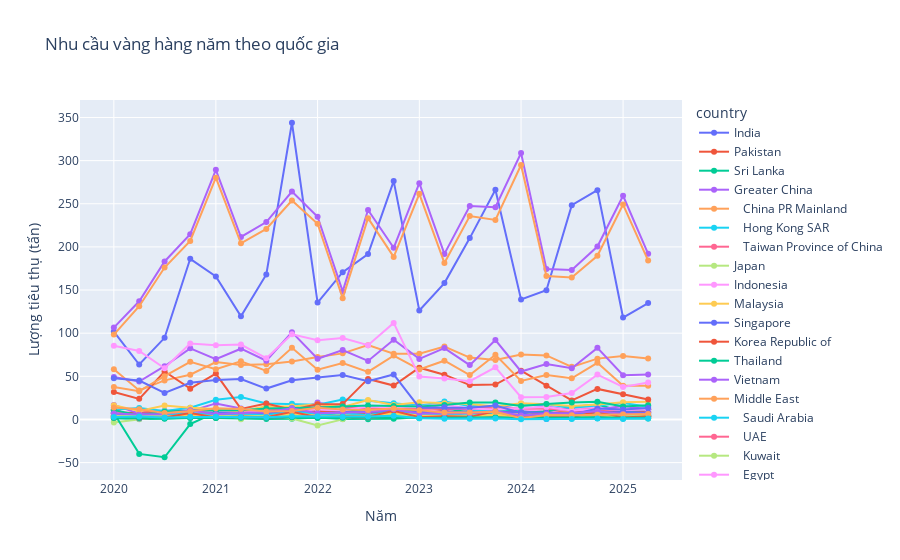

Notebook code for this chart:
### Code cell
import pandas as pd
import plotly.express as px

# Giả sử df là dataframe của bạn
# Bước 1: Melt từ wide -> long
df_long = df3.melt(
    id_vars=["country"],
    value_vars=[col for col in df3.columns if col.startswith("Q")],
    var_name="quarter",
    value_name="value"
)

# Bước 2: Chuyển quarter thành datetime
quarter_map = {"Q1": 1, "Q2": 4, "Q3": 7, "Q4": 10}
df_long["year"] = df_long["quarter"].str.split("_").str[1].astype(int) + 2000
df_long["month"] = df_long["quarter"].str.split("_").str[0].map(quarter_map)
df_long["date"] = pd.to_datetime(dict(year=df_long["year"], month=df_long["month"], day=1))

# Bước 3: Vẽ bằng Plotly
fig = px.line(
    df_long,
    x="date",
    y="value",
    color="country",
    markers=True,
    labels={"value": "Lượng tiêu thụ (tấn)", "date": "Năm"},
    title="Nhu cầu vàng hàng năm theo quốc gia"
)

fig.show()

### Figure 1 — Plotly figure (JSON) as saved in the notebook; plotly's stock layout.template omitted (floating-point values rounded to 4 significant figures)
{"data": [{"hovertemplate": "country=India<br>Năm=%{x}<br>Lượng tiêu thụ (tấn)=%{y}<extra></extra>", "legendgroup": "India", "line": {"color": "#636efa", "dash": "solid"}, "marker": {"symbol": "circle"}, "mode": "lines+markers", "name": "India", "orientation": "v", "showlegend": true, "type": "scatter", "x": ["2020-01-01T00:00:00", "2020-04-01T00:00:00", "2020-07-01T00:00:00", "2020-10-01T00:00:00", "2021-01-01T00:00:00", "2021-04-01T00:00:00", "2021-07-01T00:00:00", "2021-10-01T00:00:00", "2022-01-01T00:00:00", "2022-04-01T00:00:00", "2022-07-01T00:00:00", "2022-10-01T00:00:00", "2023-01-01T00:00:00", "2023-04-01T00:00:00", "2023-07-01T00:00:00", "2023-10-01T00:00:00", "2024-01-01T00:00:00", "2024-04-01T00:00:00", "2024-07-01T00:00:00", "2024-10-01T00:00:00", "2025-01-01T00:00:00", "2025-04-01T00:00:00"], "xaxis": "x", "y": [101.9, 63.7, 94.6, 186.2, 165.8, 119.6, 168, 343.9, 135.5, 170.7, 191.7, 276.3, 126.3, 158.1, 210.2, 266.3, 139, 149.7, 248.3, 265.8, 118.1, 134.9], "yaxis": "y"}, {"hovertemplate": "country=Pakistan<br>Năm=%{x}<br>Lượng tiêu thụ (tấn)=%{y}<extra></extra>", "legendgroup": "Pakistan", "line": {"color": "#EF553B", "dash": "solid"}, "marker": {"symbol": "circle"}, "mode": "lines+markers", "name": "Pakistan", "orientation": "v", "showlegend": true, "type": "scatter", "x": ["2020-01-01T00:00:00", "2020-04-01T00:00:00", "2020-07-01T00:00:00", "2020-10-01T00:00:00", "2021-01-01T00:00:00", "2021-04-01T00:00:00", "2021-07-01T00:00:00", "2021-10-01T00:00:00", "2022-01-01T00:00:00", "2022-04-01T00:00:00", "2022-07-01T00:00:00", "2022-10-01T00:00:00", "2023-01-01T00:00:00", "2023-04-01T00:00:00", "2023-07-01T00:00:00", "2023-10-01T00:00:00", "2024-01-01T00:00:00", "2024-04-01T00:00:00", "2024-07-01T00:00:00", "2024-10-01T00:00:00", "2025-01-01T00:00:00", "2025-04-01T00:00:00"], "xaxis": "x", "y": [11.3, 2.3, 6.3, 8.9, 11.9, 9.3, 9.7, 10.3, 9.7, 11.5, 13, 10.1, 9.9, 11.1, 11.6, 10.4, 9.4, 8.8, 8.1, 10.2, 9.2, 8.8], "yaxis": "y"}, {"hovertemplate": "country=Sri Lanka<br>Năm=%{x}<br>Lượng tiêu thụ (tấn)=%{y}<extra></extra>", "legendgroup": "Sri Lanka", "line": {"color": "#00cc96", "dash": "solid"}, "marker": {"symbol": "circle"}, "mode": "lines+markers", "name": "Sri Lanka", "orientation": "v", "showlegend": true, "type": "scatter", "x": ["2020-01-01T00:00:00", "2020-04-01T00:00:00", "2020-07-01T00:00:00", "2020-10-01T00:00:00", "2021-01-01T00:00:00", "2021-04-01T00:00:00", "2021-07-01T00:00:00", "2021-10-01T00:00:00", "2022-01-01T00:00:00", "2022-04-01T00:00:00", "2022-07-01T00:00:00", "2022-10-01T00:00:00", "2023-01-01T00:00:00", "2023-04-01T00:00:00", "2023-07-01T00:00:00", "2023-10-01T00:00:00", "2024-01-01T00:00:00", "2024-04-01T00:00:00", "2024-07-01T00:00:00", "2024-10-01T00:00:00", "2025-01-01T00:00:00", "2025-04-01T00:00:00"], "xaxis": "x", "y": [1.4, 0.5, 0.7, 1.7, 1.8, 1, 0.6, 0.8, 2.2, 0.5, 0.3, 0.9, 2.7, 3, 2.3, 2.6, 1.7, 1.7, 1.1, 1.3, 1, 1.2], "yaxis": "y"}, {"hovertemplate": "country=Greater China<br>Năm=%{x}<br>Lượng tiêu thụ (tấn)=%{y}<extra></extra>", "legendgroup": "Greater China", "line": {"color": "#ab63fa", "dash": "solid"}, "marker": {"symbol": "circle"}, "mode": "lines+markers", "name": "Greater China", "orientation": "v", "showlegend": true, "type": "scatter", "x": ["2020-01-01T00:00:00", "2020-04-01T00:00:00", "2020-07-01T00:00:00", "2020-10-01T00:00:00", "2021-01-01T00:00:00", "2021-04-01T00:00:00", "2021-07-01T00:00:00", "2021-10-01T00:00:00", "2022-01-01T00:00:00", "2022-04-01T00:00:00", "2022-07-01T00:00:00", "2022-10-01T00:00:00", "2023-01-01T00:00:00", "2023-04-01T00:00:00", "2023-07-01T00:00:00", "2023-10-01T00:00:00", "2024-01-01T00:00:00", "2024-04-01T00:00:00", "2024-07-01T00:00:00", "2024-10-01T00:00:00", "2025-01-01T00:00:00", "2025-04-01T00:00:00"], "xaxis": "x", "y": [106.5, 137, 183.1, 214.8, 289.3, 211.5, 228.8, 264.2, 234.9, 148.4, 242.7, 199, 273.9, 191.9, 247.4, 245.9, 308.9, 174.3, 173.3, 200.4, 259.3, 192], "yaxis": "y"}, {"hovertemplate": "country=   China PR Mainland<br>Năm=%{x}<br>Lượng tiêu thụ (tấn)=%{y}<extra></extra>", "legendgroup": "   China PR Mainland", "line": {"color": "#FFA15A", "dash": "solid"}, "marker": {"symbol": "circle"}, "mode": "lines+markers", "name": "   China PR Mainland", "orientation": "v", "showlegend": true, "type": "scatter", "x": ["2020-01-01T00:00:00", "2020-04-01T00:00:00", "2020-07-01T00:00:00", "2020-10-01T00:00:00", "2021-01-01T00:00:00", "2021-04-01T00:00:00", "2021-07-01T00:00:00", "2021-10-01T00:00:00", "2022-01-01T00:00:00", "2022-04-01T00:00:00", "2022-07-01T00:00:00", "2022-10-01T00:00:00", "2023-01-01T00:00:00", "2023-04-01T00:00:00", "2023-07-01T00:00:00", "2023-10-01T00:00:00", "2024-01-01T00:00:00", "2024-04-01T00:00:00", "2024-07-01T00:00:00", "2024-10-01T00:00:00", "2025-01-01T00:00:00", "2025-04-01T00:00:00"], "xaxis": "x", "y": [98.4, 131.3, 176.1, 206.9, 280.2, 204.1, 220.8, 253.8, 226.8, 140.6, 233.3, 188.4, 261.5, 181.4, 235.8, 231.2, 294.9, 166.2, 164.6, 189.7, 249.1, 184.2], "yaxis": "y"}, {"hovertemplate": "country=   Hong Kong SAR<br>Năm=%{x}<br>Lượng tiêu thụ (tấn)=%{y}<extra></extra>", "legendgroup": "   Hong Kong SAR", "line": {"color": "#19d3f3", "dash": "solid"}, "marker": {"symbol": "circle"}, "mode": "lines+markers", "name": "   Hong Kong SAR", "orientation": "v", "showlegend": true, "type": "scatter", "x": ["2020-01-01T00:00:00", "2020-04-01T00:00:00", "2020-07-01T00:00:00", "2020-10-01T00:00:00", "2021-01-01T00:00:00", "2021-04-01T00:00:00", "2021-07-01T00:00:00", "2021-10-01T00:00:00", "2022-01-01T00:00:00", "2022-04-01T00:00:00", "2022-07-01T00:00:00", "2022-10-01T00:00:00", "2023-01-01T00:00:00", "2023-04-01T00:00:00", "2023-07-01T00:00:00", "2023-10-01T00:00:00", "2024-01-01T00:00:00", "2024-04-01T00:00:00", "2024-07-01T00:00:00", "2024-10-01T00:00:00", "2025-01-01T00:00:00", "2025-04-01T00:00:00"], "xaxis": "x", "y": [4.9, 3.2, 4.3, 5.4, 5.8, 5.2, 6.2, 7.6, 4.6, 5.2, 7.4, 7.3, 9.4, 8, 9.6, 11.6, 10.3, 5.2, 6.5, 7.5, 6.1, 4.5], "yaxis": "y"}, {"hovertemplate": "country=   Taiwan Province of China<br>Năm=%{x}<br>Lượng tiêu thụ (tấn)=%{y}<extra></extra>", "legendgroup": "   Taiwan Province of China", "line": {"color": "#FF6692", "dash": "solid"}, "marker": {"symbol": "circle"}, "mode": "lines+markers", "name": "   Taiwan Province of China", "orientation": "v", "showlegend": true, "type": "scatter", "x": ["2020-01-01T00:00:00", "2020-04-01T00:00:00", "2020-07-01T00:00:00", "2020-10-01T00:00:00", "2021-01-01T00:00:00", "2021-04-01T00:00:00", "2021-07-01T00:00:00", "2021-10-01T00:00:00", "2022-01-01T00:00:00", "2022-04-01T00:00:00", "2022-07-01T00:00:00", "2022-10-01T00:00:00", "2023-01-01T00:00:00", "2023-04-01T00:00:00", "2023-07-01T00:00:00", "2023-10-01T00:00:00", "2024-01-01T00:00:00", "2024-04-01T00:00:00", "2024-07-01T00:00:00", "2024-10-01T00:00:00", "2025-01-01T00:00:00", "2025-04-01T00:00:00"], "xaxis": "x", "y": [3.2, 2.4, 2.7, 2.5, 3.3, 2.3, 1.8, 2.9, 3.5, 2.5, 2, 3.3, 3, 2.6, 2.1, 3.2, 3.8, 2.9, 2.3, 3.3, 4.2, 3.3], "yaxis": "y"}, {"hovertemplate": "country=Japan<br>Năm=%{x}<br>Lượng tiêu thụ (tấn)=%{y}<extra></extra>", "legendgroup": "Japan", "line": {"color": "#B6E880", "dash": "solid"}, "marker": {"symbol": "circle"}, "mode": "lines+markers", "name": "Japan", "orientation": "v", "showlegend": true, "type": "scatter", "x": ["2020-01-01T00:00:00", "2020-04-01T00:00:00", "2020-07-01T00:00:00", "2020-10-01T00:00:00", "2021-01-01T00:00:00", "2021-04-01T00:00:00", "2021-07-01T00:00:00", "2021-10-01T00:00:00", "2022-01-01T00:00:00", "2022-04-01T00:00:00", "2022-07-01T00:00:00", "2022-10-01T00:00:00", "2023-01-01T00:00:00", "2023-04-01T00:00:00", "2023-07-01T00:00:00", "2023-10-01T00:00:00", "2024-01-01T00:00:00", "2024-04-01T00:00:00", "2024-07-01T00:00:00", "2024-10-01T00:00:00", "2025-01-01T00:00:00", "2025-04-01T00:00:00"], "xaxis": "x", "y": [-3.5, 0.1, 3.6, 4.3, 8.2, 0.2, 5.9, 1.2, -6.9, 0.1, 7.4, 3.7, 1.5, 6.5, 4.5, 3.4, 2, 8.3, 4.2, 3.3, 3.1, 2.6], "yaxis": "y"}, {"hovertemplate": "country=Indonesia<br>Năm=%{x}<br>Lượng tiêu thụ (tấn)=%{y}<extra></extra>", "legendgroup": "Indonesia", "line": {"color": "#FF97FF", "dash": "solid"}, "marker": {"symbol": "circle"}, "mode": "lines+markers", "name": "Indonesia", "orientation": "v", "showlegend": true, "type": "scatter", "x": ["2020-01-01T00:00:00", "2020-04-01T00:00:00", "2020-07-01T00:00:00", "2020-10-01T00:00:00", "2021-01-01T00:00:00", "2021-04-01T00:00:00", "2021-07-01T00:00:00", "2021-10-01T00:00:00", "2022-01-01T00:00:00", "2022-04-01T00:00:00", "2022-07-01T00:00:00", "2022-10-01T00:00:00", "2023-01-01T00:00:00", "2023-04-01T00:00:00", "2023-07-01T00:00:00", "2023-10-01T00:00:00", "2024-01-01T00:00:00", "2024-04-01T00:00:00", "2024-07-01T00:00:00", "2024-10-01T00:00:00", "2025-01-01T00:00:00", "2025-04-01T00:00:00"], "xaxis": "x", "y": [8, 7.3, 9.9, 12.5, 11.5, 8.1, 13.1, 14.1, 10.5, 9.4, 15, 14.8, 11.9, 8.4, 12.6, 12.8, 12.1, 8.8, 13, 13.5, 13, 9.1], "yaxis": "y"}, {"hovertemplate": "country=Malaysia<br>Năm=%{x}<br>Lượng tiêu thụ (tấn)=%{y}<extra></extra>", "legendgroup": "Malaysia", "line": {"color": "#FECB52", "dash": "solid"}, "marker": {"symbol": "circle"}, "mode": "lines+markers", "name": "Malaysia", "orientation": "v", "showlegend": true, "type": "scatter", "x": ["2020-01-01T00:00:00", "2020-04-01T00:00:00", "2020-07-01T00:00:00", "2020-10-01T00:00:00", "2021-01-01T00:00:00", "2021-04-01T00:00:00", "2021-07-01T00:00:00", "2021-10-01T00:00:00", "2022-01-01T00:00:00", "2022-04-01T00:00:00", "2022-07-01T00:00:00", "2022-10-01T00:00:00", "2023-01-01T00:00:00", "2023-04-01T00:00:00", "2023-07-01T00:00:00", "2023-10-01T00:00:00", "2024-01-01T00:00:00", "2024-04-01T00:00:00", "2024-07-01T00:00:00", "2024-10-01T00:00:00", "2025-01-01T00:00:00", "2025-04-01T00:00:00"], "xaxis": "x", "y": [3.3, 2.3, 3.8, 4.1, 4.6, 3.4, 2.3, 5.1, 5.7, 4.5, 3.7, 5.3, 4.5, 3.9, 3.7, 4.7, 6, 4.3, 3.8, 4.9, 6.2, 4.5], "yaxis": "y"}, {"hovertemplate": "country=Singapore<br>Năm=%{x}<br>Lượng tiêu thụ (tấn)=%{y}<extra></extra>", "legendgroup": "Singapore", "line": {"color": "#636efa", "dash": "solid"}, "marker": {"symbol": "circle"}, "mode": "lines+markers", "name": "Singapore", "orientation": "v", "showlegend": true, "type": "scatter", "x": ["2020-01-01T00:00:00", "2020-04-01T00:00:00", "2020-07-01T00:00:00", "2020-10-01T00:00:00", "2021-01-01T00:00:00", "2021-04-01T00:00:00", "2021-07-01T00:00:00", "2021-10-01T00:00:00", "2022-01-01T00:00:00", "2022-04-01T00:00:00", "2022-07-01T00:00:00", "2022-10-01T00:00:00", "2023-01-01T00:00:00", "2023-04-01T00:00:00", "2023-07-01T00:00:00", "2023-10-01T00:00:00", "2024-01-01T00:00:00", "2024-04-01T00:00:00", "2024-07-01T00:00:00", "2024-10-01T00:00:00", "2025-01-01T00:00:00", "2025-04-01T00:00:00"], "xaxis": "x", "y": [2.9, 1.2, 2.6, 2.7, 3.5, 2.7, 2.1, 3.2, 4.1, 3.8, 3.3, 3.6, 3.3, 3, 2.7, 3.6, 4, 3.2, 2.7, 3.5, 4.2, 3.6], "yaxis": "y"}, {"hovertemplate": "country=Korea Republic of<br>Năm=%{x}<br>Lượng tiêu thụ (tấn)=%{y}<extra></extra>", "legendgroup": "Korea Republic of", "line": {"color": "#EF553B", "dash": "solid"}, "marker": {"symbol": "circle"}, "mode": "lines+markers", "name": "Korea Republic of", "orientation": "v", "showlegend": true, "type": "scatter", "x": ["2020-01-01T00:00:00", "2020-04-01T00:00:00", "2020-07-01T00:00:00", "2020-10-01T00:00:00", "2021-01-01T00:00:00", "2021-04-01T00:00:00", "2021-07-01T00:00:00", "2021-10-01T00:00:00", "2022-01-01T00:00:00", "2022-04-01T00:00:00", "2022-07-01T00:00:00", "2022-10-01T00:00:00", "2023-01-01T00:00:00", "2023-04-01T00:00:00", "2023-07-01T00:00:00", "2023-10-01T00:00:00", "2024-01-01T00:00:00", "2024-04-01T00:00:00", "2024-07-01T00:00:00", "2024-10-01T00:00:00", "2025-01-01T00:00:00", "2025-04-01T00:00:00"], "xaxis": "x", "y": [7.9, 7.7, 9.9, 9.8, 10.9, 9.4, 9.1, 10.2, 9.1, 8.4, 7.1, 7.8, 7.4, 6.6, 5.9, 7.7, 8.6, 6.9, 6.9, 8.7, 11, 8], "yaxis": "y"}, {"hovertemplate": "country=Thailand<br>Năm=%{x}<br>Lượng tiêu thụ (tấn)=%{y}<extra></extra>", "legendgroup": "Thailand", "line": {"color": "#00cc96", "dash": "solid"}, "marker": {"symbol": "circle"}, "mode": "lines+markers", "name": "Thailand", "orientation": "v", "showlegend": true, "type": "scatter", "x": ["2020-01-01T00:00:00", "2020-04-01T00:00:00", "2020-07-01T00:00:00", "2020-10-01T00:00:00", "2021-01-01T00:00:00", "2021-04-01T00:00:00", "2021-07-01T00:00:00", "2021-10-01T00:00:00", "2022-01-01T00:00:00", "2022-04-01T00:00:00", "2022-07-01T00:00:00", "2022-10-01T00:00:00", "2023-01-01T00:00:00", "2023-04-01T00:00:00", "2023-07-01T00:00:00", "2023-10-01T00:00:00", "2024-01-01T00:00:00", "2024-04-01T00:00:00", "2024-07-01T00:00:00", "2024-10-01T00:00:00", "2025-01-01T00:00:00", "2025-04-01T00:00:00"], "xaxis": "x", "y": [7.5, -39.9, -43.8, -5.3, 8.3, 7.5, 8.6, 12.4, 3.8, 8.5, 12.1, 14, 7.4, 7.6, 13, 15.1, 7.8, 9.3, 14.4, 17.4, 9.1, 11.6], "yaxis": "y"}, {"hovertemplate": "country=Vietnam<br>Năm=%{x}<br>Lượng tiêu thụ (tấn)=%{y}<extra></extra>", "legendgroup": "Vietnam", "line": {"color": "#ab63fa", "dash": "solid"}, "marker": {"symbol": "circle"}, "mode": "lines+markers", "name": "Vietnam", "orientation": "v", "showlegend": true, "type": "scatter", "x": ["2020-01-01T00:00:00", "2020-04-01T00:00:00", "2020-07-01T00:00:00", "2020-10-01T00:00:00", "2021-01-01T00:00:00", "2021-04-01T00:00:00", "2021-07-01T00:00:00", "2021-10-01T00:00:00", "2022-01-01T00:00:00", "2022-04-01T00:00:00", "2022-07-01T00:00:00", "2022-10-01T00:00:00", "2023-01-01T00:00:00", "2023-04-01T00:00:00", "2023-07-01T00:00:00", "2023-10-01T00:00:00", "2024-01-01T00:00:00", "2024-04-01T00:00:00", "2024-07-01T00:00:00", "2024-10-01T00:00:00", "2025-01-01T00:00:00", "2025-04-01T00:00:00"], "xaxis": "x", "y": [16.8, 6.8, 6.6, 9.6, 18.6, 12.6, 3.3, 8.5, 19.6, 14, 12, 13.5, 17.2, 12.8, 11.9, 13.7, 18.3, 14.9, 10.6, 11.5, 15.5, 11.9], "yaxis": "y"}, {"hovertemplate": "country=Middle East<br>Năm=%{x}<br>Lượng tiêu thụ (tấn)=%{y}<extra></extra>", "legendgroup": "Middle East", "line": {"color": "#FFA15A", "dash": "solid"}, "marker": {"symbol": "circle"}, "mode": "lines+markers", "name": "Middle East", "orientation": "v", "showlegend": true, "type": "scatter", "x": ["2020-01-01T00:00:00", "2020-04-01T00:00:00", "2020-07-01T00:00:00", "2020-10-01T00:00:00", "2021-01-01T00:00:00", "2021-04-01T00:00:00", "2021-07-01T00:00:00", "2021-10-01T00:00:00", "2022-01-01T00:00:00", "2022-04-01T00:00:00", "2022-07-01T00:00:00", "2022-10-01T00:00:00", "2023-01-01T00:00:00", "2023-04-01T00:00:00", "2023-07-01T00:00:00", "2023-10-01T00:00:00", "2024-01-01T00:00:00", "2024-04-01T00:00:00", "2024-07-01T00:00:00", "2024-10-01T00:00:00", "2025-01-01T00:00:00", "2025-04-01T00:00:00"], "xaxis": "x", "y": [58.2, 33.6, 45.3, 51.8, 66.6, 63, 63.9, 67.1, 72.5, 76.6, 86.1, 76.3, 76.2, 84.6, 71.7, 68.9, 75.4, 74.2, 61, 70.5, 73.5, 70.7], "yaxis": "y"}, {"hovertemplate": "country=   Saudi Arabia<br>Năm=%{x}<br>Lượng tiêu thụ (tấn)=%{y}<extra></extra>", "legendgroup": "   Saudi Arabia", "line": {"color": "#19d3f3", "dash": "solid"}, "marker": {"symbol": "circle"}, "mode": "lines+markers", "name": "   Saudi Arabia", "orientation": "v", "showlegend": true, "type": "scatter", "x": ["2020-01-01T00:00:00", "2020-04-01T00:00:00", "2020-07-01T00:00:00", "2020-10-01T00:00:00", "2021-01-01T00:00:00", "2021-04-01T00:00:00", "2021-07-01T00:00:00", "2021-10-01T00:00:00", "2022-01-01T00:00:00", "2022-04-01T00:00:00", "2022-07-01T00:00:00", "2022-10-01T00:00:00", "2023-01-01T00:00:00", "2023-04-01T00:00:00", "2023-07-01T00:00:00", "2023-10-01T00:00:00", "2024-01-01T00:00:00", "2024-04-01T00:00:00", "2024-07-01T00:00:00", "2024-10-01T00:00:00", "2025-01-01T00:00:00", "2025-04-01T00:00:00"], "xaxis": "x", "y": [11.3, 13.4, 9.8, 13.6, 22.8, 25.9, 18.4, 18.1, 17, 23.1, 21.7, 18.9, 16, 20.8, 15.6, 15.7, 17.4, 17.5, 13.7, 16.1, 19.1, 14.6], "yaxis": "y"}, {"hovertemplate": "country=   UAE<br>Năm=%{x}<br>Lượng tiêu thụ (tấn)=%{y}<extra></extra>", "legendgroup": "   UAE", "line": {"color": "#FF6692", "dash": "solid"}, "marker": {"symbol": "circle"}, "mode": "lines+markers", "name": "   UAE", "orientation": "v", "showlegend": true, "type": "scatter", "x": ["2020-01-01T00:00:00", "2020-04-01T00:00:00", "2020-07-01T00:00:00", "2020-10-01T00:00:00", "2021-01-01T00:00:00", "2021-04-01T00:00:00", "2021-07-01T00:00:00", "2021-10-01T00:00:00", "2022-01-01T00:00:00", "2022-04-01T00:00:00", "2022-07-01T00:00:00", "2022-10-01T00:00:00", "2023-01-01T00:00:00", "2023-04-01T00:00:00", "2023-07-01T00:00:00", "2023-10-01T00:00:00", "2024-01-01T00:00:00", "2024-04-01T00:00:00", "2024-07-01T00:00:00", "2024-10-01T00:00:00", "2025-01-01T00:00:00", "2025-04-01T00:00:00"], "xaxis": "x", "y": [11.3, 2.1, 5.2, 8.1, 10.7, 8.8, 10.1, 12, 14.5, 15.4, 12.9, 12.6, 12, 13.3, 12.6, 13.3, 12.9, 12.5, 10.6, 12.2, 11, 11.8], "yaxis": "y"}, {"hovertemplate": "country=   Kuwait<br>Năm=%{x}<br>Lượng tiêu thụ (tấn)=%{y}<extra></extra>", "legendgroup": "   Kuwait", "line": {"color": "#B6E880", "dash": "solid"}, "marker": {"symbol": "circle"}, "mode": "lines+markers", "name": "   Kuwait", "orientation": "v", "showlegend": true, "type": "scatter", "x": ["2020-01-01T00:00:00", "2020-04-01T00:00:00", "2020-07-01T00:00:00", "2020-10-01T00:00:00", "2021-01-01T00:00:00", "2021-04-01T00:00:00", "2021-07-01T00:00:00", "2021-10-01T00:00:00", "2022-01-01T00:00:00", "2022-04-01T00:00:00", "2022-07-01T00:00:00", "2022-10-01T00:00:00", "2023-01-01T00:00:00", "2023-04-01T00:00:00", "2023-07-01T00:00:00", "2023-10-01T00:00:00", "2024-01-01T00:00:00", "2024-04-01T00:00:00", "2024-07-01T00:00:00", "2024-10-01T00:00:00", "2025-01-01T00:00:00", "2025-04-01T00:00:00"], "xaxis": "x", "y": [4.2, 3, 2.5, 3.4, 4.5, 4.4, 3.8, 3.9, 4.1, 4.8, 5.1, 4.8, 4.1, 5.5, 4.9, 5.1, 4.5, 4.7, 4.2, 5, 3.8, 4.6], "yaxis": "y"}, {"hovertemplate": "country=   Egypt<br>Năm=%{x}<br>Lượng tiêu thụ (tấn)=%{y}<extra></extra>", "legendgroup": "   Egypt", "line": {"color": "#FF97FF", "dash": "solid"}, "marker": {"symbol": "circle"}, "mode": "lines+markers", "name": "   Egypt", "orientation": "v", "showlegend": true, "type": "scatter", "x": ["2020-01-01T00:00:00", "2020-04-01T00:00:00", "2020-07-01T00:00:00", "2020-10-01T00:00:00", "2021-01-01T00:00:00", "2021-04-01T00:00:00", "2021-07-01T00:00:00", "2021-10-01T00:00:00", "2022-01-01T00:00:00", "2022-04-01T00:00:00", "2022-07-01T00:00:00", "2022-10-01T00:00:00", "2023-01-01T00:00:00", "2023-04-01T00:00:00", "2023-07-01T00:00:00", "2023-10-01T00:00:00", "2024-01-01T00:00:00", "2024-04-01T00:00:00", "2024-07-01T00:00:00", "2024-10-01T00:00:00", "2025-01-01T00:00:00", "2025-04-01T00:00:00"], "xaxis": "x", "y": [7.7, 2, 6.3, 7.3, 8.8, 7.7, 8.9, 8.5, 12.1, 10.3, 15, 14, 15.9, 17.1, 12.6, 11.5, 13.2, 14.4, 10.4, 12.1, 11.1, 11.5], "yaxis": "y"}, {"hovertemplate": "country=   Islamic Republic of Iran<br>Năm=%{x}<br>Lượng tiêu thụ (tấn)=%{y}<extra></extra>", "legendgroup": "   Islamic Republic of Iran", "line": {"color": "#FECB52", "dash": "solid"}, "marker": {"symbol": "circle"}, "mode": "lines+markers", "name": "   Islamic Republic of Iran", "orientation": "v", "showlegend": true, "type": "scatter", "x": ["2020-01-01T00:00:00", "2020-04-01T00:00:00", "2020-07-01T00:00:00", "2020-10-01T00:00:00", "2021-01-01T00:00:00", "2021-04-01T00:00:00", "2021-07-01T00:00:00", "2021-10-01T00:00:00", "2022-01-01T00:00:00", "2022-04-01T00:00:00", "2022-07-01T00:00:00", "2022-10-01T00:00:00", "2023-01-01T00:00:00", "2023-04-01T00:00:00", "2023-07-01T00:00:00", "2023-10-01T00:00:00", "2024-01-01T00:00:00", "2024-04-01T00:00:00", "2024-07-01T00:00:00", "2024-10-01T00:00:00", "2025-01-01T00:00:00", "2025-04-01T00:00:00"], "xaxis": "x", "y": [16.6, 9.9, 16.3, 13.5, 12.2, 9.4, 15.4, 14.9, 17.7, 14.5, 22.6, 16.9, 20, 18.9, 17.8, 15, 18.7, 17.5, 15.6, 17.2, 19.9, 20.4], "yaxis": "y"}, {"hovertemplate": "country=   Other Middle East<br>Năm=%{x}<br>Lượng tiêu thụ (tấn)=%{y}<extra></extra>", "legendgroup": "   Other Middle East", "line": {"color": "#636efa", "dash": "solid"}, "marker": {"symbol": "circle"}, "mode": "lines+markers", "name": "   Other Middle East", "orientation": "v", "showlegend": true, "type": "scatter", "x": ["2020-01-01T00:00:00", "2020-04-01T00:00:00", "2020-07-01T00:00:00", "2020-10-01T00:00:00", "2021-01-01T00:00:00", "2021-04-01T00:00:00", "2021-07-01T00:00:00", "2021-10-01T00:00:00", "2022-01-01T00:00:00", "2022-04-01T00:00:00", "2022-07-01T00:00:00", "2022-10-01T00:00:00", "2023-01-01T00:00:00", "2023-04-01T00:00:00", "2023-07-01T00:00:00", "2023-10-01T00:00:00", "2024-01-01T00:00:00", "2024-04-01T00:00:00", "2024-07-01T00:00:00", "2024-10-01T00:00:00", "2025-01-01T00:00:00", "2025-04-01T00:00:00"], "xaxis": "x", "y": [7.1, 3.2, 5.2, 6, 7.7, 6.8, 7.4, 9.7, 7.1, 8.5, 8.8, 9.2, 8.3, 9, 8.2, 8.3, 8.7, 7.8, 6.5, 7.9, 8.6, 7.7], "yaxis": "y"}, {"hovertemplate": "country=Turkey<br>Năm=%{x}<br>Lượng tiêu thụ (tấn)=%{y}<extra></extra>", "legendgroup": "Turkey", "line": {"color": "#EF553B", "dash": "solid"}, "marker": {"symbol": "circle"}, "mode": "lines+markers", "name": "Turkey", "orientation": "v", "showlegend": true, "type": "scatter", "x": ["2020-01-01T00:00:00", "2020-04-01T00:00:00", "2020-07-01T00:00:00", "2020-10-01T00:00:00", "2021-01-01T00:00:00", "2021-04-01T00:00:00", "2021-07-01T00:00:00", "2021-10-01T00:00:00", "2022-01-01T00:00:00", "2022-04-01T00:00:00", "2022-07-01T00:00:00", "2022-10-01T00:00:00", "2023-01-01T00:00:00", "2023-04-01T00:00:00", "2023-07-01T00:00:00", "2023-10-01T00:00:00", "2024-01-01T00:00:00", "2024-04-01T00:00:00", "2024-07-01T00:00:00", "2024-10-01T00:00:00", "2025-01-01T00:00:00", "2025-04-01T00:00:00"], "xaxis": "x", "y": [31.9, 23.9, 55.6, 35.7, 53.2, 12.2, 18.5, 11.3, 17.6, 17.8, 47, 39.3, 60, 51.9, 39.8, 40.5, 56.6, 39, 22.1, 35.4, 29.2, 23.1], "yaxis": "y"}, {"hovertemplate": "country=Russian Federation<br>Năm=%{x}<br>Lượng tiêu thụ (tấn)=%{y}<extra></extra>", "legendgroup": "Russian Federation", "line": {"color": "#00cc96", "dash": "solid"}, "marker": {"symbol": "circle"}, "mode": "lines+markers", "name": "Russian Federation", "orientation": "v", "showlegend": true, "type": "scatter", "x": ["2020-01-01T00:00:00", "2020-04-01T00:00:00", "2020-07-01T00:00:00", "2020-10-01T00:00:00", "2021-01-01T00:00:00", "2021-04-01T00:00:00", "2021-07-01T00:00:00", "2021-10-01T00:00:00", "2022-01-01T00:00:00", "2022-04-01T00:00:00", "2022-07-01T00:00:00", "2022-10-01T00:00:00", "2023-01-01T00:00:00", "2023-04-01T00:00:00", "2023-07-01T00:00:00", "2023-10-01T00:00:00", "2024-01-01T00:00:00", "2024-04-01T00:00:00", "2024-07-01T00:00:00", "2024-10-01T00:00:00", "2025-01-01T00:00:00", "2025-04-01T00:00:00"], "xaxis": "x", "y": [10.8, 4.9, 9, 10.1, 10.3, 10.8, 12.7, 13, 13.9, 15, 16.1, 15.6, 15, 16.9, 19.6, 19.7, 15.7, 17.8, 19.7, 20.6, 15.1, 16.5], "yaxis": "y"}, {"hovertemplate": "country=Americas<br>Năm=%{x}<br>Lượng tiêu thụ (tấn)=%{y}<extra></extra>", "legendgroup": "Americas", "line": {"color": "#ab63fa", "dash": "solid"}, "marker": {"symbol": "circle"}, "mode": "lines+markers", "name": "Americas", "orientation": "v", "showlegend": true, "type": "scatter", "x": ["2020-01-01T00:00:00", "2020-04-01T00:00:00", "2020-07-01T00:00:00", "2020-10-01T00:00:00", "2021-01-01T00:00:00", "2021-04-01T00:00:00", "2021-07-01T00:00:00", "2021-10-01T00:00:00", "2022-01-01T00:00:00", "2022-04-01T00:00:00", "2022-07-01T00:00:00", "2022-10-01T00:00:00", "2023-01-01T00:00:00", "2023-04-01T00:00:00", "2023-07-01T00:00:00", "2023-10-01T00:00:00", "2024-01-01T00:00:00", "2024-04-01T00:00:00", "2024-07-01T00:00:00", "2024-10-01T00:00:00", "2025-01-01T00:00:00", "2025-04-01T00:00:00"], "xaxis": "x", "y": [49.3, 44, 61.7, 82.4, 70, 82, 68.1, 101.2, 70.3, 80.5, 67.8, 92.5, 70.2, 82.7, 63, 92.1, 55.6, 64.3, 59.4, 83, 51.2, 52.1], "yaxis": "y"}, {"hovertemplate": "country=   United States<br>Năm=%{x}<br>Lượng tiêu thụ (tấn)=%{y}<extra></extra>", "legendgroup": "   United States", "line": {"color": "#FFA15A", "dash": "solid"}, "marker": {"symbol": "circle"}, "mode": "lines+markers", "name": "   United States", "orientation": "v", "showlegend": true, "type": "scatter", "x": ["2020-01-01T00:00:00", "2020-04-01T00:00:00", "2020-07-01T00:00:00", "2020-10-01T00:00:00", "2021-01-01T00:00:00", "2021-04-01T00:00:00", "2021-07-01T00:00:00", "2021-10-01T00:00:00", "2022-01-01T00:00:00", "2022-04-01T00:00:00", "2022-07-01T00:00:00", "2022-10-01T00:00:00", "2023-01-01T00:00:00", "2023-04-01T00:00:00", "2023-07-01T00:00:00", "2023-10-01T00:00:00", "2024-01-01T00:00:00", "2024-04-01T00:00:00", "2024-07-01T00:00:00", "2024-10-01T00:00:00", "2025-01-01T00:00:00", "2025-04-01T00:00:00"], "xaxis": "x", "y": [37.7, 32.8, 50.1, 66.8, 58.2, 67.4, 56.2, 83.1, 57.6, 65.5, 55.2, 74, 58, 68.1, 51.4, 75, 44.6, 51.5, 47.7, 65.6, 39.2, 39], "yaxis": "y"}, {"hovertemplate": "country=   Canada<br>Năm=%{x}<br>Lượng tiêu thụ (tấn)=%{y}<extra></extra>", "legendgroup": "   Canada", "line": {"color": "#19d3f3", "dash": "solid"}, "marker": {"symbol": "circle"}, "mode": "lines+markers", "name": "   Canada", "orientation": "v", "showlegend": true, "type": "scatter", "x": ["2020-01-01T00:00:00", "2020-04-01T00:00:00", "2020-07-01T00:00:00", "2020-10-01T00:00:00", "2021-01-01T00:00:00", "2021-04-01T00:00:00", "2021-07-01T00:00:00", "2021-10-01T00:00:00", "2022-01-01T00:00:00", "2022-04-01T00:00:00", "2022-07-01T00:00:00", "2022-10-01T00:00:00", "2023-01-01T00:00:00", "2023-04-01T00:00:00", "2023-07-01T00:00:00", "2023-10-01T00:00:00", "2024-01-01T00:00:00", "2024-04-01T00:00:00", "2024-07-01T00:00:00", "2024-10-01T00:00:00", "2025-01-01T00:00:00", "2025-04-01T00:00:00"], "xaxis": "x", "y": [4.3, 4.1, 4.9, 7.5, 5.4, 6.9, 4.6, 9.1, 6.1, 7.1, 5.3, 9.1, 5.6, 6.6, 4.2, 7.5, 4.3, 4.9, 4.2, 7.9, 5.5, 5.5], "yaxis": "y"}, {"hovertemplate": "country=   Mexico<br>Năm=%{x}<br>Lượng tiêu thụ (tấn)=%{y}<extra></extra>", "legendgroup": "   Mexico", "line": {"color": "#FF6692", "dash": "solid"}, "marker": {"symbol": "circle"}, "mode": "lines+markers", "name": "   Mexico", "orientation": "v", "showlegend": true, "type": "scatter", "x": ["2020-01-01T00:00:00", "2020-04-01T00:00:00", "2020-07-01T00:00:00", "2020-10-01T00:00:00", "2021-01-01T00:00:00", "2021-04-01T00:00:00", "2021-07-01T00:00:00", "2021-10-01T00:00:00", "2022-01-01T00:00:00", "2022-04-01T00:00:00", "2022-07-01T00:00:00", "2022-10-01T00:00:00", "2023-01-01T00:00:00", "2023-04-01T00:00:00", "2023-07-01T00:00:00", "2023-10-01T00:00:00", "2024-01-01T00:00:00", "2024-04-01T00:00:00", "2024-07-01T00:00:00", "2024-10-01T00:00:00", "2025-01-01T00:00:00", "2025-04-01T00:00:00"], "xaxis": "x", "y": [3.8, 3.1, 3.2, 3.2, 3.2, 3.5, 3.5, 3.9, 3.2, 3.5, 3.5, 4.1, 3.3, 3.6, 3.6, 4.2, 3.3, 3.6, 3.6, 3.9, 3, 3.4], "yaxis": "y"}, {"hovertemplate": "country=   Brazil<br>Năm=%{x}<br>Lượng tiêu thụ (tấn)=%{y}<extra></extra>", "legendgroup": "   Brazil", "line": {"color": "#B6E880", "dash": "solid"}, "marker": {"symbol": "circle"}, "mode": "lines+markers", "name": "   Brazil", "orientation": "v", "showlegend": true, "type": "scatter", "x": ["2020-01-01T00:00:00", "2020-04-01T00:00:00", "2020-07-01T00:00:00", "2020-10-01T00:00:00", "2021-01-01T00:00:00", "2021-04-01T00:00:00", "2021-07-01T00:00:00", "2021-10-01T00:00:00", "2022-01-01T00:00:00", "2022-04-01T00:00:00", "2022-07-01T00:00:00", "2022-10-01T00:00:00", "2023-01-01T00:00:00", "2023-04-01T00:00:00", "2023-07-01T00:00:00", "2023-10-01T00:00:00", "2024-01-01T00:00:00", "2024-04-01T00:00:00", "2024-07-01T00:00:00", "2024-10-01T00:00:00", "2025-01-01T00:00:00", "2025-04-01T00:00:00"], "xaxis": "x", "y": [3.6, 4.1, 3.5, 4.9, 3.3, 4.2, 3.7, 5.1, 3.4, 4.4, 3.9, 5.3, 3.3, 4.3, 3.9, 5.5, 3.5, 4.4, 4, 5.5, 3.5, 4.2], "yaxis": "y"}, {"hovertemplate": "country=Europe ex CIS<br>Năm=%{x}<br>Lượng tiêu thụ (tấn)=%{y}<extra></extra>", "legendgroup": "Europe ex CIS", "line": {"color": "#FF97FF", "dash": "solid"}, "marker": {"symbol": "circle"}, "mode": "lines+markers", "name": "Europe ex CIS", "orientation": "v", "showlegend": true, "type": "scatter", "x": ["2020-01-01T00:00:00", "2020-04-01T00:00:00", "2020-07-01T00:00:00", "2020-10-01T00:00:00", "2021-01-01T00:00:00", "2021-04-01T00:00:00", "2021-07-01T00:00:00", "2021-10-01T00:00:00", "2022-01-01T00:00:00", "2022-04-01T00:00:00", "2022-07-01T00:00:00", "2022-10-01T00:00:00", "2023-01-01T00:00:00", "2023-04-01T00:00:00", "2023-07-01T00:00:00", "2023-10-01T00:00:00", "2024-01-01T00:00:00", "2024-04-01T00:00:00", "2024-07-01T00:00:00", "2024-10-01T00:00:00", "2025-01-01T00:00:00", "2025-04-01T00:00:00"], "xaxis": "x", "y": [85.5, 79.4, 59.3, 88.1, 86.1, 86.8, 71, 98.7, 91.9, 94.4, 86, 111.9, 49.8, 47.6, 44.3, 60.4, 25.8, 26, 30.7, 52, 37.6, 42.8], "yaxis": "y"}, {"hovertemplate": "country=   France<br>Năm=%{x}<br>Lượng tiêu thụ (tấn)=%{y}<extra></extra>", "legendgroup": "   France", "line": {"color": "#FECB52", "dash": "solid"}, "marker": {"symbol": "circle"}, "mode": "lines+markers", "name": "   France", "orientation": "v", "showlegend": true, "type": "scatter", "x": ["2020-01-01T00:00:00", "2020-04-01T00:00:00", "2020-07-01T00:00:00", "2020-10-01T00:00:00", "2021-01-01T00:00:00", "2021-04-01T00:00:00", "2021-07-01T00:00:00", "2021-10-01T00:00:00", "2022-01-01T00:00:00", "2022-04-01T00:00:00", "2022-07-01T00:00:00", "2022-10-01T00:00:00", "2023-01-01T00:00:00", "2023-04-01T00:00:00", "2023-07-01T00:00:00", "2023-10-01T00:00:00", "2024-01-01T00:00:00", "2024-04-01T00:00:00", "2024-07-01T00:00:00", "2024-10-01T00:00:00", "2025-01-01T00:00:00", "2025-04-01T00:00:00"], "xaxis": "x", "y": [3.3, 2.5, 3.2, 5.1, 3.8, 2.9, 3.2, 7.2, 4.4, 4.3, 3.6, 7.7, 4.6, 4, 2.7, 5.6, 2, 2.3, 1.6, 5.4, 1.9, 1.8], "yaxis": "y"}, {"hovertemplate": "country=   Germany<br>Năm=%{x}<br>Lượng tiêu thụ (tấn)=%{y}<extra></extra>", "legendgroup": "   Germany", "line": {"color": "#636efa", "dash": "solid"}, "marker": {"symbol": "circle"}, "mode": "lines+markers", "name": "   Germany", "orientation": "v", "showlegend": true, "type": "scatter", "x": ["2020-01-01T00:00:00", "2020-04-01T00:00:00", "2020-07-01T00:00:00", "2020-10-01T00:00:00", "2021-01-01T00:00:00", "2021-04-01T00:00:00", "2021-07-01T00:00:00", "2021-10-01T00:00:00", "2022-01-01T00:00:00", "2022-04-01T00:00:00", "2022-07-01T00:00:00", "2022-10-01T00:00:00", "2023-01-01T00:00:00", "2023-04-01T00:00:00", "2023-07-01T00:00:00", "2023-10-01T00:00:00", "2024-01-01T00:00:00", "2024-04-01T00:00:00", "2024-07-01T00:00:00", "2024-10-01T00:00:00", "2025-01-01T00:00:00", "2025-04-01T00:00:00"], "xaxis": "x", "y": [47.7, 45.1, 30.7, 42.6, 45.6, 46.9, 35.8, 45.4, 48.7, 51.5, 44.2, 52.1, 13.7, 14.1, 13.7, 16.1, 7.6, 0.5, 5.5, 12.8, 11.5, 13.2], "yaxis": "y"}, {"hovertemplate": "country=   Italy<br>Năm=%{x}<br>Lượng tiêu thụ (tấn)=%{y}<extra></extra>", "legendgroup": "   Italy", "line": {"color": "#EF553B", "dash": "solid"}, "marker": {"symbol": "circle"}, "mode": "lines+markers", "name": "   Italy", "orientation": "v", "showlegend": true, "type": "scatter", "x": ["2020-01-01T00:00:00", "2020-04-01T00:00:00", "2020-07-01T00:00:00", "2020-10-01T00:00:00", "2021-01-01T00:00:00", "2021-04-01T00:00:00", "2021-07-01T00:00:00", "2021-10-01T00:00:00", "2022-01-01T00:00:00", "2022-04-01T00:00:00", "2022-07-01T00:00:00", "2022-10-01T00:00:00", "2023-01-01T00:00:00", "2023-04-01T00:00:00", "2023-07-01T00:00:00", "2023-10-01T00:00:00", "2024-01-01T00:00:00", "2024-04-01T00:00:00", "2024-07-01T00:00:00", "2024-10-01T00:00:00", "2025-01-01T00:00:00", "2025-04-01T00:00:00"], "xaxis": "x", "y": [2, 1.8, 2.4, 7.6, 2.2, 3.4, 2.7, 8.9, 2.5, 3.8, 3.1, 10.1, 2.6, 3.8, 3, 9.4, 2.4, 3.7, 2.8, 9, 2.3, 3.6], "yaxis": "y"}, {"hovertemplate": "country=   Spain<br>Năm=%{x}<br>Lượng tiêu thụ (tấn)=%{y}<extra></extra>", "legendgroup": "   Spain", "line": {"color": "#00cc96", "dash": "solid"}, "marker": {"symbol": "circle"}, "mode": "lines+markers", "name": "   Spain", "orientation": "v", "showlegend": true, "type": "scatter", "x": ["2020-01-01T00:00:00", "2020-04-01T00:00:00", "2020-07-01T00:00:00", "2020-10-01T00:00:00", "2021-01-01T00:00:00", "2021-04-01T00:00:00", "2021-07-01T00:00:00", "2021-10-01T00:00:00", "2022-01-01T00:00:00", "2022-04-01T00:00:00", "2022-07-01T00:00:00", "2022-10-01T00:00:00", "2023-01-01T00:00:00", "2023-04-01T00:00:00", "2023-07-01T00:00:00", "2023-10-01T00:00:00", "2024-01-01T00:00:00", "2024-04-01T00:00:00", "2024-07-01T00:00:00", "2024-10-01T00:00:00", "2025-01-01T00:00:00", "2025-04-01T00:00:00"], "xaxis": "x", "y": [1.8, 1.6, 1.5, 2.1, 1.6, 1.9, 1.8, 2.5, 1.8, 2, 1.9, 2.6, 1.8, 2.1, 1.9, 2.5, 1.9, 2.1, 2, 2.6, 1.9, 2], "yaxis": "y"}, {"hovertemplate": "country=   United Kingdom<br>Năm=%{x}<br>Lượng tiêu thụ (tấn)=%{y}<extra></extra>", "legendgroup": "   United Kingdom", "line": {"color": "#ab63fa", "dash": "solid"}, "marker": {"symbol": "circle"}, "mode": "lines+markers", "name": "   United Kingdom", "orientation": "v", "showlegend": true, "type": "scatter", "x": ["2020-01-01T00:00:00", "2020-04-01T00:00:00", "2020-07-01T00:00:00", "2020-10-01T00:00:00", "2021-01-01T00:00:00", "2021-04-01T00:00:00", "2021-07-01T00:00:00", "2021-10-01T00:00:00", "2022-01-01T00:00:00", "2022-04-01T00:00:00", "2022-07-01T00:00:00", "2022-10-01T00:00:00", "2023-01-01T00:00:00", "2023-04-01T00:00:00", "2023-07-01T00:00:00", "2023-10-01T00:00:00", "2024-01-01T00:00:00", "2024-04-01T00:00:00", "2024-07-01T00:00:00", "2024-10-01T00:00:00", "2025-01-01T00:00:00", "2025-04-01T00:00:00"], "xaxis": "x", "y": [6.8, 5.8, 6.4, 10.6, 6, 7.6, 8.3, 12.9, 7.1, 8.2, 8.6, 11.9, 7, 7.3, 7.1, 9.6, 4.6, 6.5, 7.4, 9.4, 6.3, 6.7], "yaxis": "y"}, {"hovertemplate": "country=   Switzerland<br>Năm=%{x}<br>Lượng tiêu thụ (tấn)=%{y}<extra></extra>", "legendgroup": "   Switzerland", "line": {"color": "#FFA15A", "dash": "solid"}, "marker": {"symbol": "circle"}, "mode": "lines+markers", "name": "   Switzerland", "orientation": "v", "showlegend": true, "type": "scatter", "x": ["2020-01-01T00:00:00", "2020-04-01T00:00:00", "2020-07-01T00:00:00", "2020-10-01T00:00:00", "2021-01-01T00:00:00", "2021-04-01T00:00:00", "2021-07-01T00:00:00", "2021-10-01T00:00:00", "2022-01-01T00:00:00", "2022-04-01T00:00:00", "2022-07-01T00:00:00", "2022-10-01T00:00:00", "2023-01-01T00:00:00", "2023-04-01T00:00:00", "2023-07-01T00:00:00", "2023-10-01T00:00:00", "2024-01-01T00:00:00", "2024-04-01T00:00:00", "2024-07-01T00:00:00", "2024-10-01T00:00:00", "2025-01-01T00:00:00", "2025-04-01T00:00:00"], "xaxis": "x", "y": [14, 11.8, 7.5, 9.6, 13, 12, 9.1, 9.7, 13.5, 11.6, 11, 12.6, 10.8, 8.1, 8, 8.8, 1.4, 5.1, 5, 5.4, 5.8, 6.3], "yaxis": "y"}, {"hovertemplate": "country=   Austria<br>Năm=%{x}<br>Lượng tiêu thụ (tấn)=%{y}<extra></extra>", "legendgroup": "   Austria", "line": {"color": "#19d3f3", "dash": "solid"}, "marker": {"symbol": "circle"}, "mode": "lines+markers", "name": "   Austria", "orientation": "v", "showlegend": true, "type": "scatter", "x": ["2020-01-01T00:00:00", "2020-04-01T00:00:00", "2020-07-01T00:00:00", "2020-10-01T00:00:00", "2021-01-01T00:00:00", "2021-04-01T00:00:00", "2021-07-01T00:00:00", "2021-10-01T00:00:00", "2022-01-01T00:00:00", "2022-04-01T00:00:00", "2022-07-01T00:00:00", "2022-10-01T00:00:00", "2023-01-01T00:00:00", "2023-04-01T00:00:00", "2023-07-01T00:00:00", "2023-10-01T00:00:00", "2024-01-01T00:00:00", "2024-04-01T00:00:00", "2024-07-01T00:00:00", "2024-10-01T00:00:00", "2025-01-01T00:00:00", "2025-04-01T00:00:00"], "xaxis": "x", "y": [2.8, 3.3, 2.4, 3.1, 3.2, 2.9, 2.5, 3.6, 3.7, 3, 3.3, 4.2, 1.3, 0.9, 0.9, 1.1, 0.2, 0.5, 0.6, 1.1, 0.6, 1.1], "yaxis": "y"}], "layout": {"legend": {"title": {"text": "country"}, "tracegroupgap": 0}, "title": {"text": "Nhu cầu vàng hàng năm theo quốc gia"}, "xaxis": {"anchor": "y", "domain": [0, 1], "title": {"text": "Năm"}}, "yaxis": {"anchor": "x", "domain": [0, 1], "title": {"text": "Lượng tiêu thụ (tấn)"}}}}
